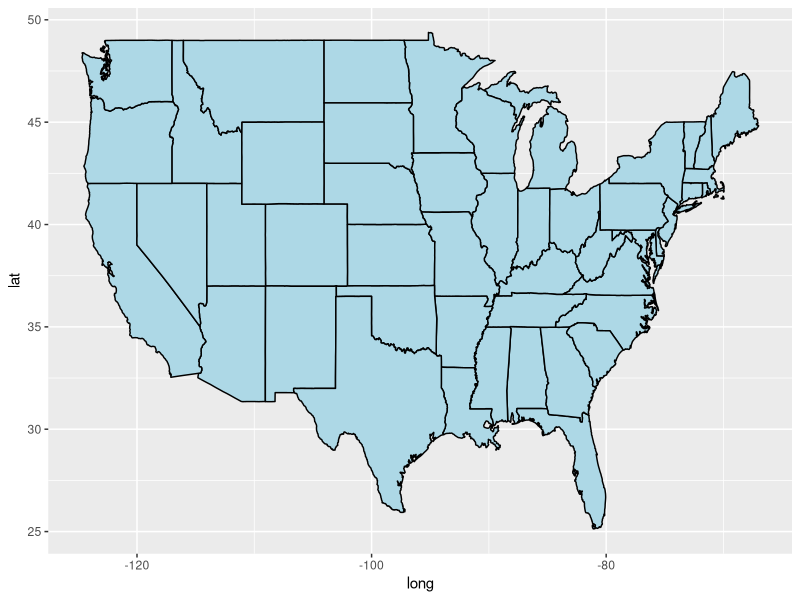
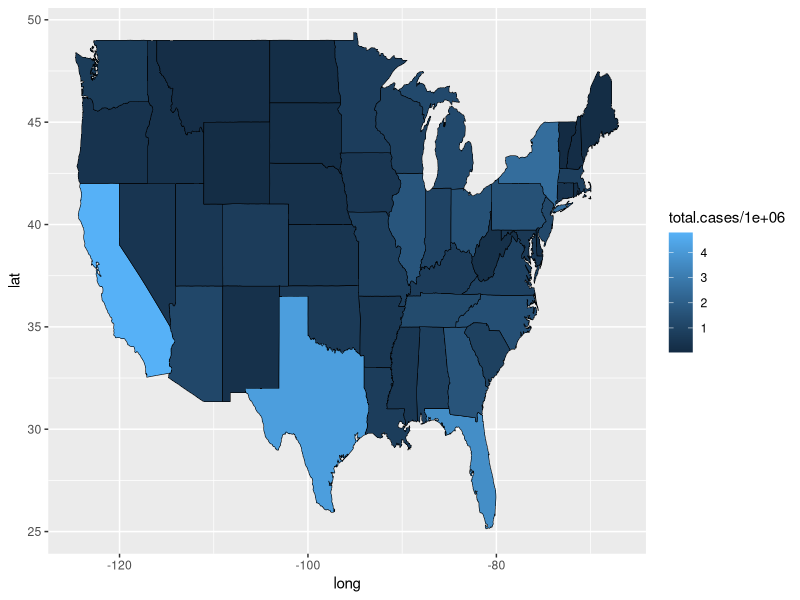
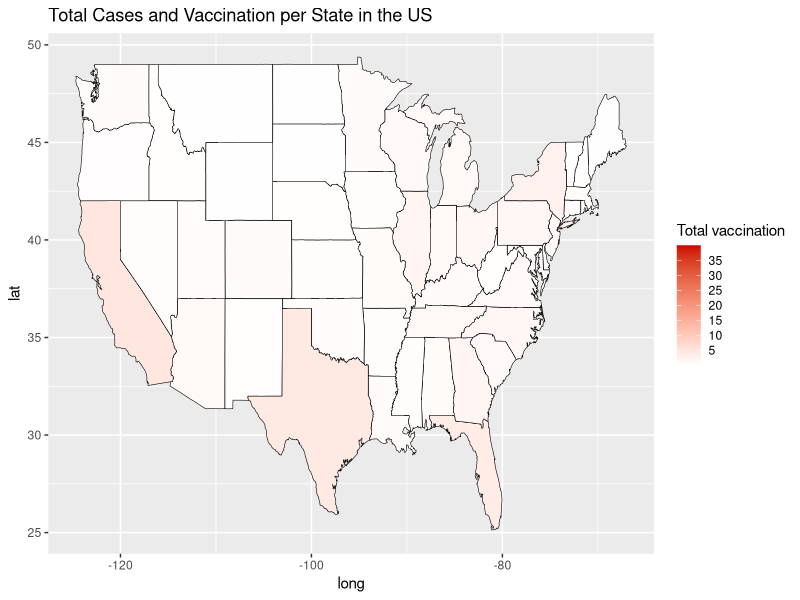
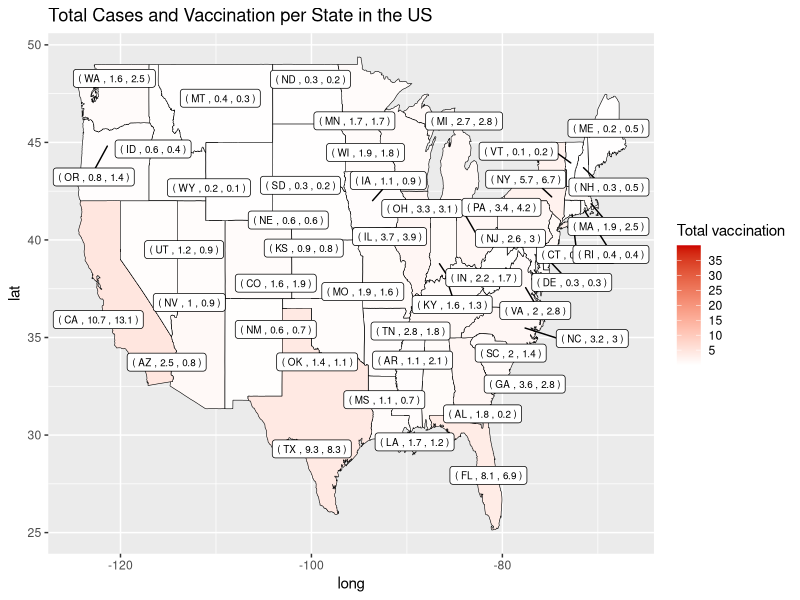

Write the R code that produced these figures, in order.
library(ggplot2)
library(maps)
library(dplyr)
library(ggrepel)

States <- map_data("state")
cas <- read.csv("Casdecovid.csv")

ggplot() + 
  geom_polygon( data=States, aes(x=long, y=lat, group=group),
                color="black", fill="lightblue" )

MergedStates <- inner_join(States, cas, by = "region")
agg.data <- aggregate(cbind(long,lat,percentage.vaccination,percentage.cases) ~ code, data = MergedStates, mean)

  
p <- ggplot()
p <- p + geom_polygon( data=MergedStates, 
                       aes(x=long, y=lat, group=group, fill = total.cases/1000000), 
                       color="black", size = 0.2) 
p

p <- p + scale_fill_continuous(name="Total vaccination", 
                               low = "white", high = "red3",limits = c(0,40), 
                               breaks=c(5,10,15,20,25,30,35), na.value = "grey50") +
  
  labs(title="Total Cases and Vaccination per State in the US")
p

p <- p + geom_label_repel(data = agg.data, size = 2.5,
              aes(x = long, y = lat, 
                  label = paste("(",code,",",round(percentage.cases,digits = 1),",",round(percentage.vaccination, digits = 1),")")))
p                    
              
